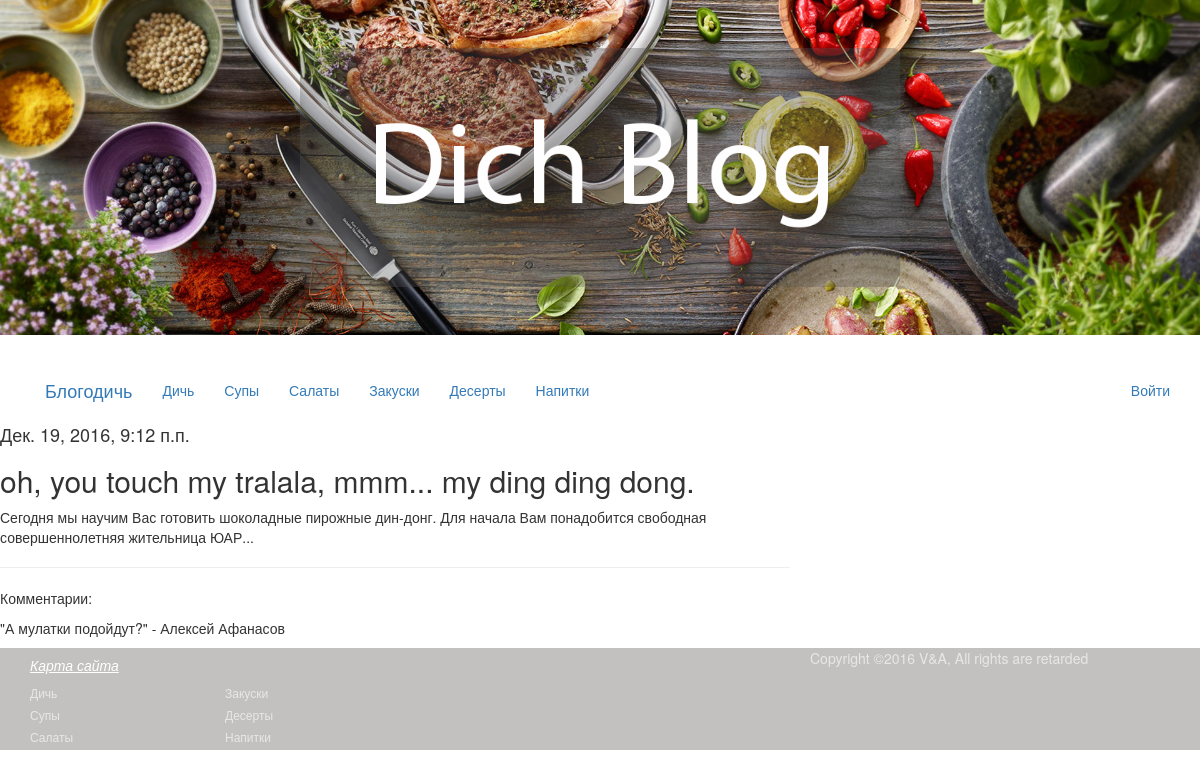
The page /articles/get/4/ on the database its author committed.
### article/models.py (models this page shows)
class Article(models.Model):
    class Meta():
        db_table = 'article'
    article_title = models.CharField(max_length=200)
    article_text = models.TextField()
    article_date = models.DateTimeField()
    article_likes = models.IntegerField(default=0)

class Comments(models.Model):
    class Meta():
        db_table = 'comments'
    comments_text = models.TextField(verbose_name="Текст комментария")
    comments_article = models.ForeignKey(Article)

### article/views.py (the view)
# urls.py: url(r'^articles/get/(?P<article_id>\d+)/$',  views.article),
def article(request, article_id=1):
    comment_form = CommentForm
    args = {}
    args.update(csrf(request))
    args['article'] = Article.objects.get(id=article_id)
    args['comments'] = Comments.objects.filter(comments_article_id=article_id)
    args['form'] = comment_form
    args['username'] = auth.get_user(request).username
    return render_to_response('article.html', args)

### article/templates/article.html (shortened to what this page needs)
{% extends 'main.html' %}
{% load static %}
{% block article %}
<div class="col-md-8 box">
<h4>{{ article.article_date }}</h4>
<h2>{{ article.article_title }}</h2>
<p>{{ article.article_text }}</p>
<hr>
</div>
<div class="col-md-8 box">
<p>Комментарии:</p>
{%  for comment in comments %}
    <p>{{ comment.comments_text }}</p>
{% endfor %}
 </div>
{%  endblock %}

### rows shown on the page
Article: article_date "Дек. 19, 2016, 9:12 п.п.", article_title "oh, you touch my tralala, mmm... my ding ding dong.", article_text "Сегодня мы научим Вас готовить шоколадные пирожные дин-донг. Для начала Вам понадобится свободная совершеннолетняя жительница ЮАР..."
Comments: comments_text "\"А мулатки подойдут?\" - Алексей Афанасов"
